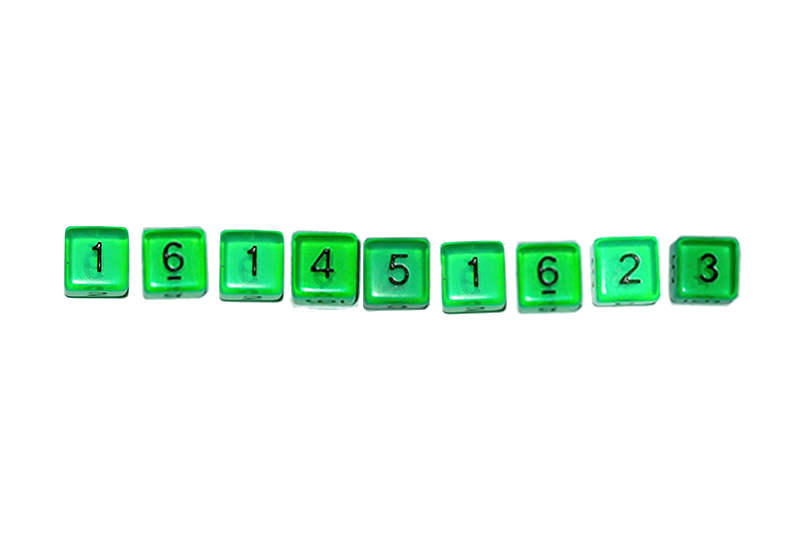
#> input picture Dados/imgDados/dadosVerdesFila.png, 800 x 542 px, found by its file name
$ python dadosVerdes_20220629114223.py
#> lines starting #> are read from the running program, lines starting #| are printed output that depends on the picture; after the words box and inside, x2 and y2 are one past the last pixel; in counts of white or black regions, pixels touching at a corner belong together
from tkinter.filedialog import dialogstates
import cv2
from cv2 import THRESH_BINARY
import numpy as np
import pytesseract

pytesseract.pytesseract.tesseract_cmd = 'C:\\Program Files\\Tesseract-OCR\\tesseract.exe'


img = cv2.imread("img/dadosVerdesFila.png")
#> img is the input picture: shape (542, 800, 3); mean B, G, R 238.6, 248.6, 233.1
gray = cv2.cvtColor(img, cv2.COLOR_BGR2GRAY)
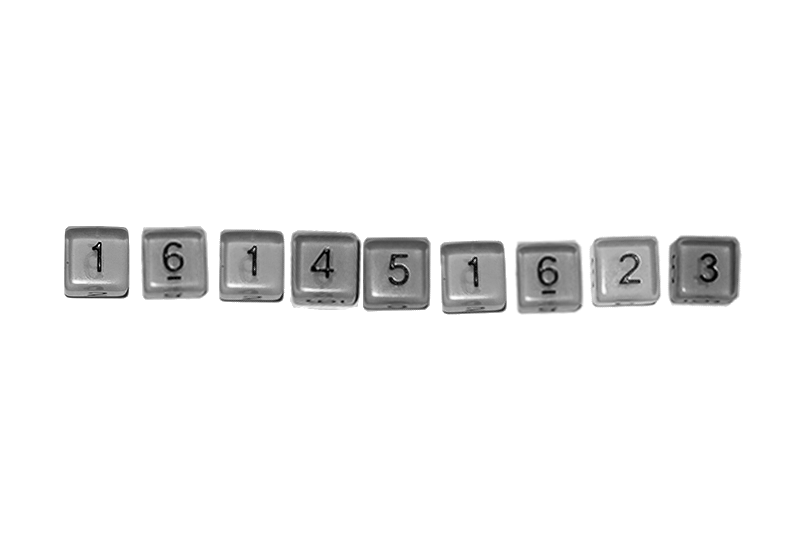
#> gray: shape (542, 800); min 0, max 255, mean 242.8
ret,binary = cv2.threshold(gray , 60 ,255, cv2.THRESH_BINARY)
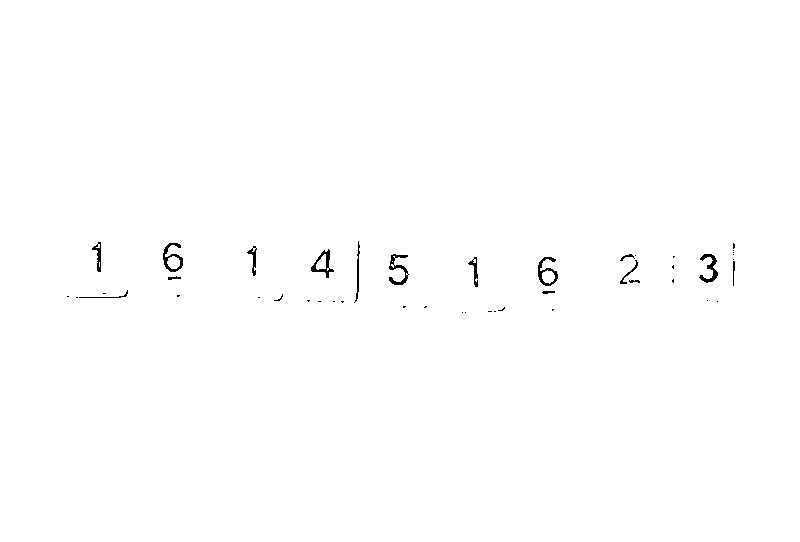
#> binary: shape (542, 800); 99.6% white; black in thin lines or dots, all inside (x1, y1, x2, y2) = (67, 241, 735, 313)
ret1,binary1 = cv2.threshold(binary,127,255,cv2.THRESH_BINARY_INV)

#> (the run stopped early here; a loop or call above may not have finished)

$ run again, with Dados/imgDados/dadosVerdes1.png copied over Dados/imgDados/dadosVerdesFila.png
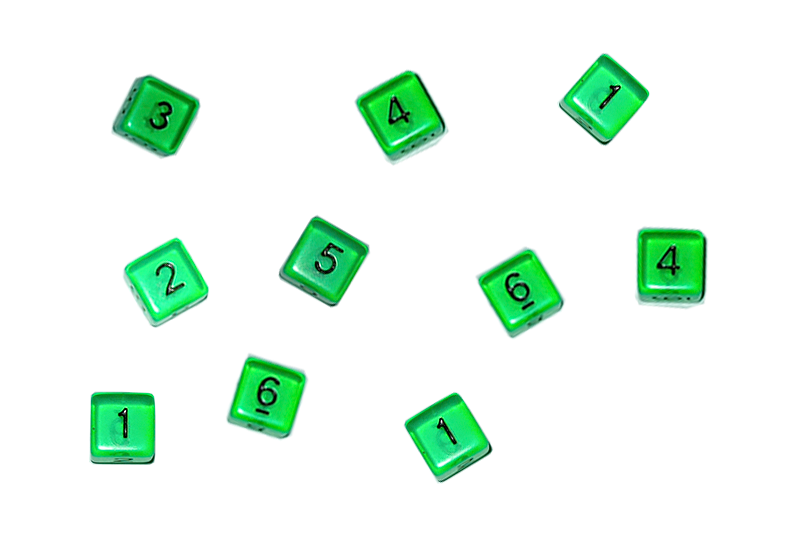
#> input picture Dados/imgDados/dadosVerdes1.png, 800 x 542 px, found by its file name
#> img is the input picture: shape (542, 800, 3); mean B, G, R 236.2, 247.6, 230.2
#> `gray = cv2.cvtColor(img, cv2.COLOR_BGR2GRAY)`:
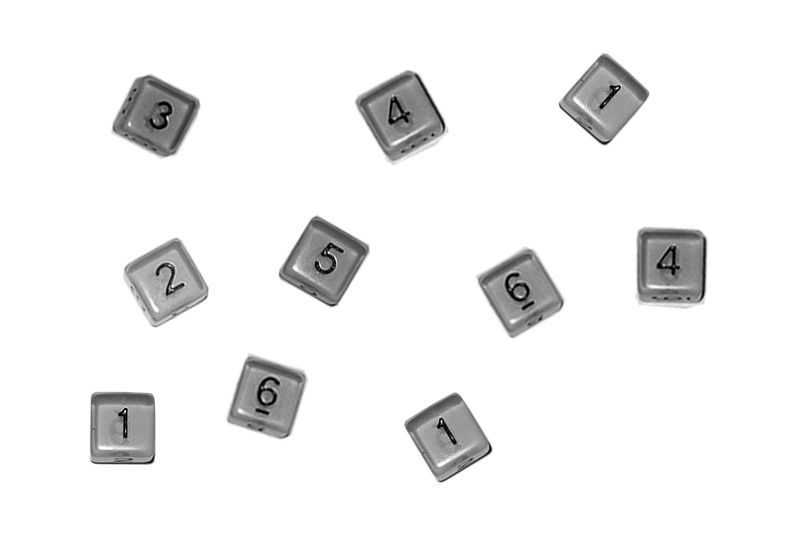
#> gray: shape (542, 800); min 0, max 255, mean 241.1
#> `ret,binary = cv2.threshold(gray , 60 ,255, cv2.THRESH_BINARY)`:
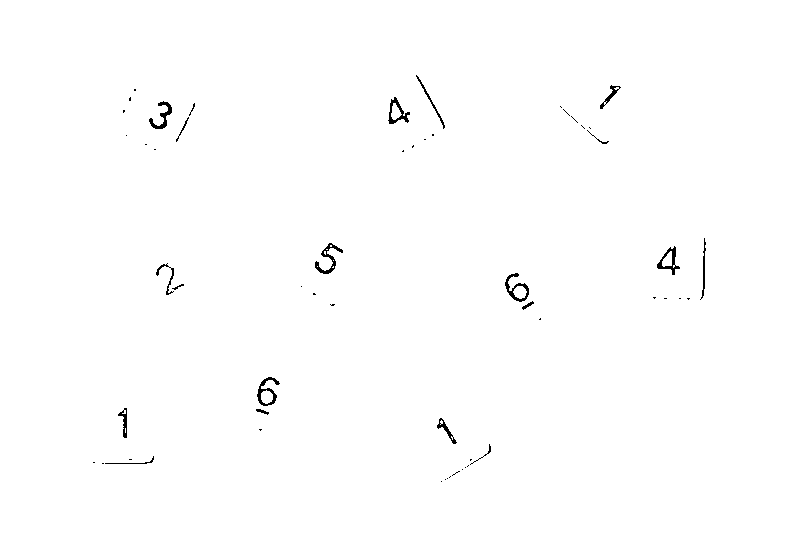
#> binary: shape (542, 800); 99.5% white; black in thin lines or dots, all inside (x1, y1, x2, y2) = (93, 75, 706, 482)
